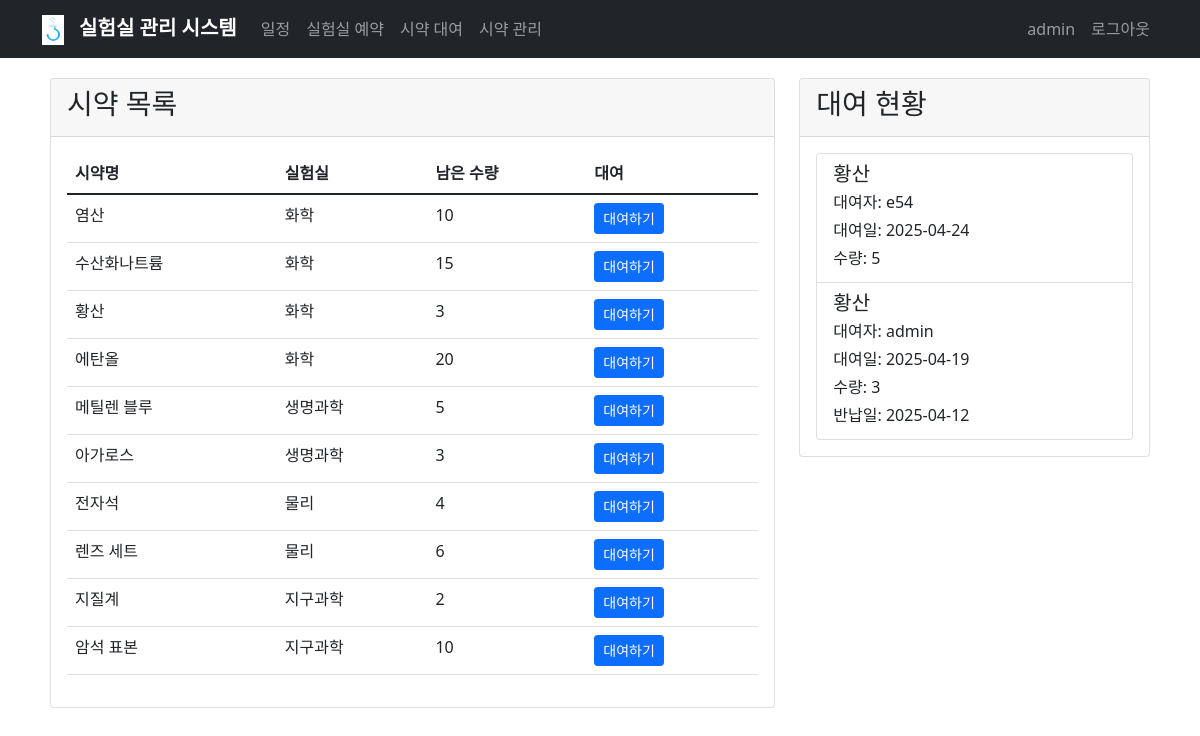
/reagent_loan (signed in), run on an earlier commit of the app's database.
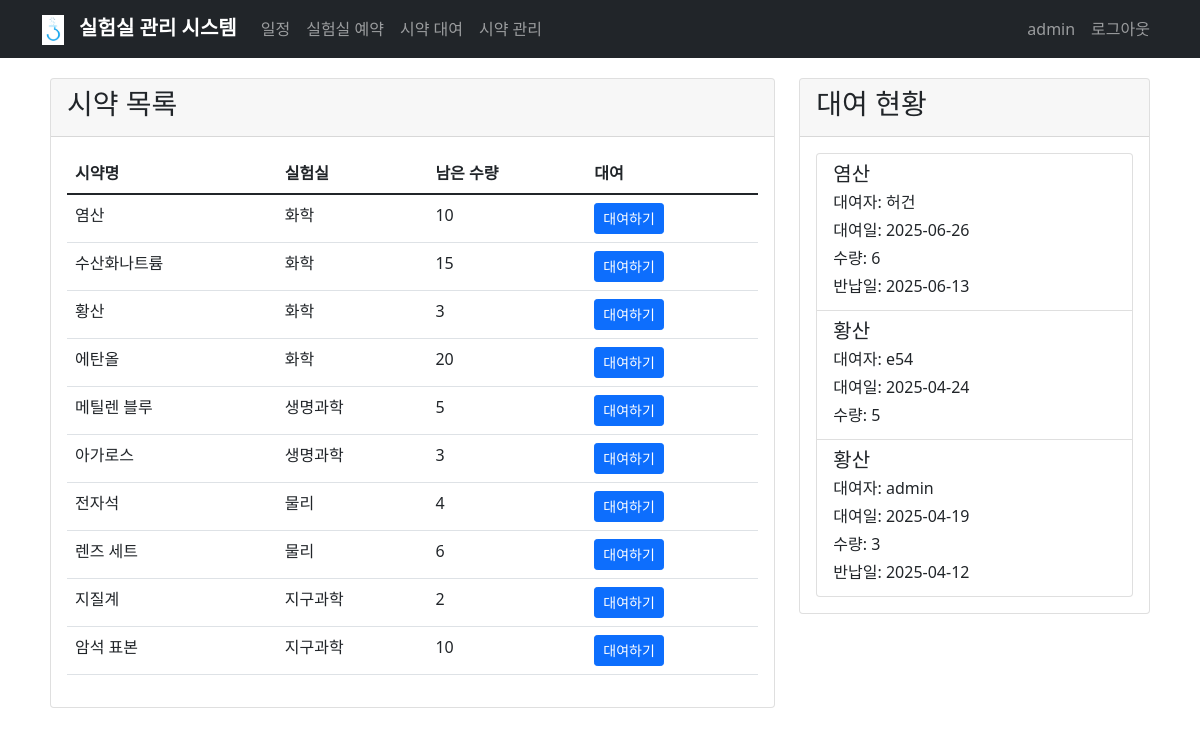
And on a later commit of the database.
### app.py (models this page shows)
class Reagent(db.Model):
    id = db.Column(db.Integer, primary_key=True)
    name = db.Column(db.String(100), nullable=False)
    lab_type = db.Column(db.String(20), nullable=False)
    quantity = db.Column(db.Integer, default=0)
    loans = db.relationship('ReagentLoan', backref='reagent', lazy=True)

class ReagentLoan(db.Model):
    id = db.Column(db.Integer, primary_key=True)
    reagent_id = db.Column(db.Integer, db.ForeignKey('reagent.id'), nullable=False)
    user_id = db.Column(db.Integer, db.ForeignKey('user.id'), nullable=False)
    loan_date = db.Column(db.Date, nullable=False)
    return_date = db.Column(db.Date)
    quantity = db.Column(db.Integer, nullable=False)

class User(UserMixin, db.Model):
    id = db.Column(db.Integer, primary_key=True)
    username = db.Column(db.String(80), unique=True, nullable=False)
    password_hash = db.Column(db.String(120), nullable=False)
    is_admin = db.Column(db.Boolean, default=False)
    schedules = db.relationship('Schedule', backref='user', lazy=True)
    reservations = db.relationship('LabReservation', backref='user', lazy=True)
    reagent_loans = db.relationship('ReagentLoan', backref='user', lazy=True)

### app.py (the view, shortened to what this page needs)
@app.route('/reagent_loan', methods=['GET', 'POST'])
@login_required
def reagent_loan():
    reagents = Reagent.query.all()
    loans = ReagentLoan.query.order_by(ReagentLoan.loan_date.desc()).all()
    return render_template('reagent_loan.html', reagents=reagents, loans=loans)

### app.py (called while the page is built)
@login_manager.user_loader
def load_user(user_id):
    return User.query.get(int(user_id))

### templates/reagent_loan.html (shortened to what this page needs)
{% extends "base.html" %}
{% block content %}
<div class="row">
    <div class="col-md-8">
        <div class="card">
            <div class="card-header">
                <h3>시약 목록</h3>
            </div>
            <div class="card-body">
                <div class="table-responsive">
                    <table class="table">
                        <thead>
                            <tr>
                                <th>시약명</th>
                                <th>실험실</th>
                                <th>남은 수량</th>
                                <th>대여</th>
                            </tr>
                        </thead>
                        <tbody>
                            {% for reagent in reagents %}
                            <tr>
                                <td>{{ reagent.name }}</td>
                                <td>{{ reagent.lab_type }}</td>
                                <td>{{ reagent.quantity }}</td>
                                <td>
                                    <button type="button" class="btn btn-primary btn-sm"
                                            data-bs-toggle="modal"
                                            data-bs-target="#loanModal{{ reagent.id }}">
                                        대여하기
                                    </button>
                                </td>
                            </tr>
                            {% endfor %}
                        </tbody>
                    </table>
                </div>
            </div>
        </div>
    </div>
    <div class="col-md-4">
        <div class="card">
            <div class="card-header">
                <h3>대여 현황</h3>
            </div>
            <div class="card-body">
                <div class="list-group">
                    {% for loan in loans %}
                    <div class="list-group-item">
                        <h5 class="mb-1">{{ loan.reagent.name }}</h5>
                        <p class="mb-1">대여자: {{ loan.user.username }}</p>
                        <p class="mb-1">대여일: {{ loan.loan_date.strftime('%Y-%m-%d') }}</p>
                        <p class="mb-1">수량: {{ loan.quantity }}</p>
                        {% if loan.return_date %}
                        <p class="mb-1">반납일: {{ loan.return_date.strftime('%Y-%m-%d') }}</p>
                        {% else %}
                        {% if loan.user_id == current_user.id %}
                        <form method="POST" action="{{ url_for('return_reagent', loan_id=loan.id) }}">
                            <button type="submit" class="btn btn-warning btn-sm">반납하기</button>
                        </form>
                        {% endif %}
                        {% endif %}
                    </div>
                    {% endfor %}
                </div>
            </div>
        </div>
    </div>
</div>
{% endblock %}

What changed in the data, as far as the page shows it:
added ReagentLoan: reagent.name "염산", user.username "허건", loan_date "2025-06-26", quantity "6", return_date "2025-06-13"
